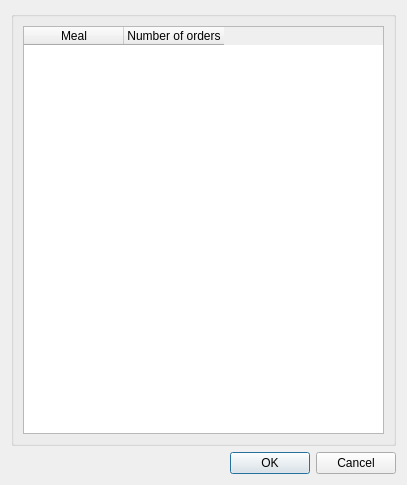
<?xml version="1.0" encoding="UTF-8"?>
<ui version="4.0">
 <class>DialogOrders</class>
 <widget class="QDialog" name="DialogOrders">
  <property name="geometry">
   <rect>
    <x>0</x>
    <y>0</y>
    <width>407</width>
    <height>485</height>
   </rect>
  </property>
  <property name="windowTitle">
   <string>Dialog</string>
  </property>
  <layout class="QVBoxLayout" name="verticalLayout">
   <item>
    <widget class="QGroupBox" name="groupBox">
     <property name="title">
      <string/>
     </property>
     <layout class="QHBoxLayout" name="horizontalLayout">
      <item>
       <widget class="QTableWidget" name="tableWidget">
        <column>
         <property name="text">
          <string>Meal</string>
         </property>
        </column>
        <column>
         <property name="text">
          <string>Number of orders</string>
         </property>
        </column>
       </widget>
      </item>
     </layout>
    </widget>
   </item>
   <item>
    <widget class="QDialogButtonBox" name="buttonBox">
     <property name="orientation">
      <enum>Qt::Horizontal</enum>
     </property>
     <property name="standardButtons">
      <set>QDialogButtonBox::Cancel|QDialogButtonBox::Ok</set>
     </property>
    </widget>
   </item>
  </layout>
 </widget>
 <resources/>
 <connections>
  <connection>
   <sender>buttonBox</sender>
   <signal>accepted()</signal>
   <receiver>DialogOrders</receiver>
   <slot>accept()</slot>
   <hints>
    <hint type="sourcelabel">
     <x>248</x>
     <y>254</y>
    </hint>
    <hint type="destinationlabel">
     <x>157</x>
     <y>274</y>
    </hint>
   </hints>
  </connection>
  <connection>
   <sender>buttonBox</sender>
   <signal>rejected()</signal>
   <receiver>DialogOrders</receiver>
   <slot>reject()</slot>
   <hints>
    <hint type="sourcelabel">
     <x>316</x>
     <y>260</y>
    </hint>
    <hint type="destinationlabel">
     <x>286</x>
     <y>274</y>
    </hint>
   </hints>
  </connection>
 </connections>
</ui>
